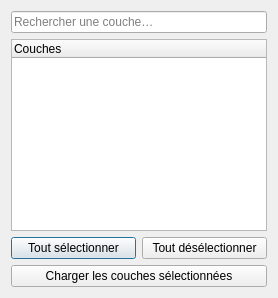
<?xml version="1.0" encoding="UTF-8"?>
<ui version="4.0">
 <class>DisplayDialog</class>
 <widget class="QDialog" name="DisplayDialog">
  <property name="windowTitle">
   <string>Afficher couches S57</string>
  </property>

  <layout class="QVBoxLayout">
   <item>
     <widget class="QLineEdit" name="lineSearch">
       <property name="placeholderText">
         <string>Rechercher une couche…</string>
       </property>
     </widget>
   </item>

   <item>
     <widget class="QTreeWidget" name="treeLayers">
       <column>
         <property name="text">
           <string>Couches</string>
         </property>
       </column>
     </widget>
   </item>

   <item>
     <layout class="QHBoxLayout">
       <item>
         <widget class="QPushButton" name="btnSelectAll">
           <property name="text"><string>Tout sélectionner</string></property>
         </widget>
       </item>
       <item>
         <widget class="QPushButton" name="btnUnselectAll">
           <property name="text"><string>Tout désélectionner</string></property>
         </widget>
       </item>
     </layout>
   </item>

   <item>
     <widget class="QPushButton" name="btnLoad">
       <property name="text"><string>Charger les couches sélectionnées</string></property>
     </widget>
   </item>

  </layout>
 </widget>
 <resources/>
 <connections/>
</ui>
